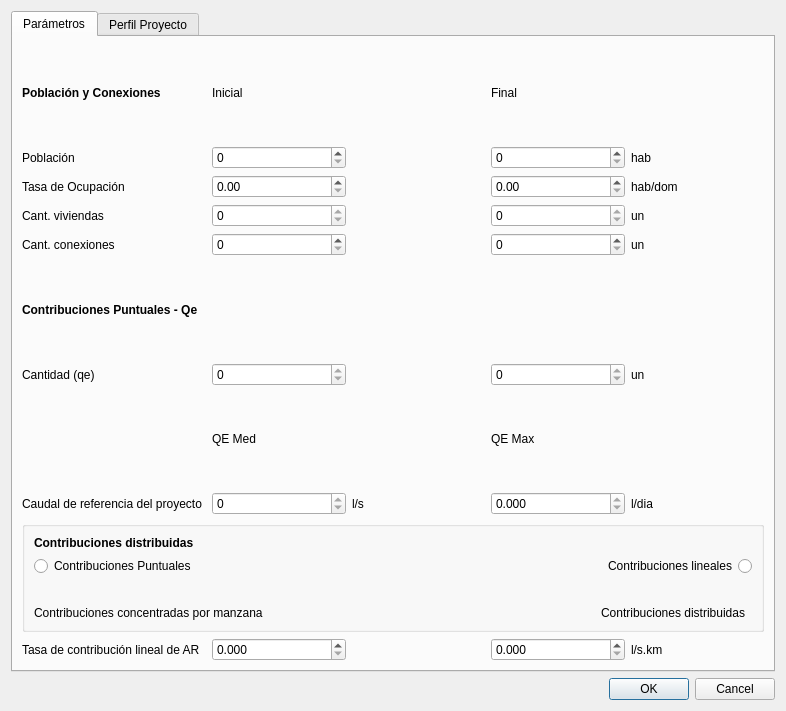
<?xml version="1.0" encoding="UTF-8"?>
<ui version="4.0">
 <class>NewParameterDialog</class>
 <widget class="QDialog" name="NewParameterDialog">
  <property name="geometry">
   <rect>
    <x>0</x>
    <y>0</y>
    <width>786</width>
    <height>711</height>
   </rect>
  </property>
  <property name="windowTitle">
   <string>SANIBIDapp</string>
  </property>
  <layout class="QGridLayout" name="gridLayout_3">
   <item row="2" column="0">
    <widget class="QDialogButtonBox" name="buttonBox">
     <property name="orientation">
      <enum>Qt::Horizontal</enum>
     </property>
     <property name="standardButtons">
      <set>QDialogButtonBox::Cancel|QDialogButtonBox::Ok</set>
     </property>
    </widget>
   </item>
   <item row="0" column="0">
    <widget class="QTabWidget" name="ParametersWidget">
     <property name="autoFillBackground">
      <bool>false</bool>
     </property>
     <property name="currentIndex">
      <number>0</number>
     </property>
     <property name="movable">
      <bool>false</bool>
     </property>
     <widget class="QWidget" name="parametersLabel">
      <attribute name="title">
       <string>Parámetros</string>
      </attribute>
      <layout class="QGridLayout" name="gridLayout_2">
       <item row="13" column="0">
        <widget class="QLabel" name="qeReferenceMaxLabel">
         <property name="text">
          <string>Caudal de referencia del proyecto </string>
         </property>
        </widget>
       </item>
       <item row="0" column="1">
        <widget class="QLabel" name="startLabel">
         <property name="text">
          <string>Inicial</string>
         </property>
        </widget>
       </item>
       <item row="12" column="1">
        <widget class="QLabel" name="qeMaxLabel">
         <property name="text">
          <string>QE Med</string>
         </property>
        </widget>
       </item>
       <item row="10" column="4">
        <widget class="QLabel" name="unitLabel_8">
         <property name="text">
          <string>un</string>
         </property>
        </widget>
       </item>
       <item row="3" column="4">
        <widget class="QLabel" name="populationLabel_3">
         <property name="text">
          <string>hab/dom</string>
         </property>
        </widget>
       </item>
       <item row="1" column="1">
        <widget class="QSpinBox" name="beginningPopulationEdit">
         <property name="maximum">
          <number>999999999</number>
         </property>
        </widget>
       </item>
       <item row="15" column="0" colspan="5">
        <widget class="QGroupBox" name="groupBox">
         <property name="title">
          <string/>
         </property>
         <layout class="QGridLayout" name="gridLayout">
          <item row="3" column="1">
           <widget class="QLabel" name="distributedContributionsLabel_2">
            <property name="text">
             <string>Contribuciones distribuidas</string>
            </property>
            <property name="alignment">
             <set>Qt::AlignRight|Qt::AlignTrailing|Qt::AlignVCenter</set>
            </property>
            <property name="wordWrap">
             <bool>false</bool>
            </property>
            <property name="indent">
             <number>7</number>
            </property>
           </widget>
          </item>
          <item row="2" column="1">
           <widget class="QLabel" name="image_2">
            <property name="layoutDirection">
             <enum>Qt::LeftToRight</enum>
            </property>
            <property name="text">
             <string>&lt;!DOCTYPE HTML PUBLIC &quot;-//W3C//DTD HTML 4.0//EN&quot; &quot;http://www.w3.org/TR/REC-html40/strict.dtd&quot;&gt;
&lt;html&gt;&lt;head&gt;&lt;meta name=&quot;qrichtext&quot; content=&quot;1&quot; /&gt;&lt;style type=&quot;text/css&quot;&gt;
p, li { white-space: pre-wrap; }
&lt;/style&gt;&lt;/head&gt;&lt;body style=&quot; font-family:'Ubuntu'; font-size:11pt; font-weight:400; font-style:normal;&quot;&gt;
&lt;p align=&quot;right&quot; style=&quot; margin-top:12px; margin-bottom:12px; margin-left:0px; margin-right:0px; -qt-block-indent:0; text-indent:0px;&quot;&gt;&lt;img src=&quot;:/distributedContributions/distributedContributions.png&quot; /&gt;&lt;/p&gt;&lt;/body&gt;&lt;/html&gt;</string>
            </property>
           </widget>
          </item>
          <item row="1" column="1">
           <widget class="QRadioButton" name="linearContributionradioButton">
            <property name="layoutDirection">
             <enum>Qt::RightToLeft</enum>
            </property>
            <property name="text">
             <string>Contribuciones lineales</string>
            </property>
            <property name="autoRepeat">
             <bool>false</bool>
            </property>
           </widget>
          </item>
          <item row="1" column="0">
           <widget class="QRadioButton" name="puntualContributionradioButton">
            <property name="text">
             <string>Contribuciones Puntuales</string>
            </property>
           </widget>
          </item>
          <item row="3" column="0">
           <widget class="QLabel" name="concentratedContributionsPerBlockLabel">
            <property name="text">
             <string>Contribuciones concentradas por manzana</string>
            </property>
            <property name="alignment">
             <set>Qt::AlignLeading|Qt::AlignLeft|Qt::AlignVCenter</set>
            </property>
           </widget>
          </item>
          <item row="2" column="0">
           <widget class="QLabel" name="image">
            <property name="layoutDirection">
             <enum>Qt::LeftToRight</enum>
            </property>
            <property name="text">
             <string>&lt;html&gt;&lt;head/&gt;&lt;body&gt;&lt;p&gt;&lt;img src=&quot;:/concentratedContributions/concentratedContributions.png&quot;/&gt;&lt;/p&gt;&lt;/body&gt;&lt;/html&gt;</string>
            </property>
           </widget>
          </item>
          <item row="0" column="0">
           <widget class="QLabel" name="distributedContributionsLabel">
            <property name="font">
             <font>
              <weight>75</weight>
              <bold>true</bold>
             </font>
            </property>
            <property name="text">
             <string>Contribuciones distribuidas</string>
            </property>
           </widget>
          </item>
         </layout>
        </widget>
       </item>
       <item row="10" column="1">
        <widget class="QSpinBox" name="pointFlowsStartEdit">
         <property name="readOnly">
          <bool>true</bool>
         </property>
         <property name="maximum">
          <number>999999999</number>
         </property>
        </widget>
       </item>
       <item row="10" column="3">
        <widget class="QSpinBox" name="pointFlowsEndEdit">
         <property name="readOnly">
          <bool>true</bool>
         </property>
         <property name="maximum">
          <number>999999999</number>
         </property>
        </widget>
       </item>
       <item row="1" column="0">
        <widget class="QLabel" name="PopulationLabel">
         <property name="text">
          <string>Población</string>
         </property>
        </widget>
       </item>
       <item row="5" column="3">
        <widget class="QSpinBox" name="residencesEndEdit">
         <property name="readOnly">
          <bool>true</bool>
         </property>
         <property name="maximum">
          <number>999999999</number>
         </property>
        </widget>
       </item>
       <item row="7" column="3">
        <widget class="QSpinBox" name="connectionsEndEdit">
         <property name="maximum">
          <number>1999999999</number>
         </property>
        </widget>
       </item>
       <item row="3" column="0">
        <widget class="QLabel" name="occupancyRateLabel">
         <property name="text">
          <string>Tasa de Ocupación</string>
         </property>
        </widget>
       </item>
       <item row="3" column="1">
        <widget class="QDoubleSpinBox" name="occupancyRateStartEdit">
         <property name="maximum">
          <double>999999999.990000009536743</double>
         </property>
        </widget>
       </item>
       <item row="7" column="4">
        <widget class="QLabel" name="unitLabel_2">
         <property name="text">
          <string>un</string>
         </property>
        </widget>
       </item>
       <item row="13" column="4">
        <widget class="QLabel" name="litersDayLabel">
         <property name="text">
          <string>l/dia</string>
         </property>
        </widget>
       </item>
       <item row="1" column="3">
        <widget class="QSpinBox" name="finalPopulationEdit">
         <property name="maximum">
          <number>999999999</number>
         </property>
        </widget>
       </item>
       <item row="12" column="3">
        <widget class="QLabel" name="qeMedLabel">
         <property name="text">
          <string>QE Max</string>
         </property>
        </widget>
       </item>
       <item row="7" column="0">
        <widget class="QLabel" name="connectionsLabel">
         <property name="text">
          <string>Cant. conexiones</string>
         </property>
        </widget>
       </item>
       <item row="10" column="0">
        <widget class="QLabel" name="pointFlowsLabel">
         <property name="text">
          <string>Cantidad (qe)</string>
         </property>
        </widget>
       </item>
       <item row="5" column="1">
        <widget class="QSpinBox" name="residencesStartEdit">
         <property name="readOnly">
          <bool>true</bool>
         </property>
         <property name="maximum">
          <number>999999999</number>
         </property>
        </widget>
       </item>
       <item row="7" column="1">
        <widget class="QSpinBox" name="connectionsStartEdit">
         <property name="maximum">
          <number>1999999999</number>
         </property>
        </widget>
       </item>
       <item row="1" column="4">
        <widget class="QLabel" name="populationLabel">
         <property name="text">
          <string>hab</string>
         </property>
        </widget>
       </item>
       <item row="17" column="0">
        <widget class="QLabel" name="sewerContributionRateLabel">
         <property name="text">
          <string>Tasa de contribución lineal de AR</string>
         </property>
        </widget>
       </item>
       <item row="13" column="3">
        <widget class="QDoubleSpinBox" name="qeReferenceMaxEdit">
         <property name="readOnly">
          <bool>true</bool>
         </property>
         <property name="decimals">
          <number>3</number>
         </property>
         <property name="maximum">
          <double>999999999.000000000000000</double>
         </property>
        </widget>
       </item>
       <item row="13" column="1">
        <widget class="QDoubleSpinBox" name="qeReferenceMedEdit">
         <property name="readOnly">
          <bool>true</bool>
         </property>
         <property name="decimals">
          <number>0</number>
         </property>
         <property name="maximum">
          <double>999999999.000000000000000</double>
         </property>
        </widget>
       </item>
       <item row="9" column="0">
        <widget class="QLabel" name="specificContributionsLabel">
         <property name="font">
          <font>
           <weight>75</weight>
           <bold>true</bold>
          </font>
         </property>
         <property name="text">
          <string>Contribuciones Puntuales - Qe</string>
         </property>
        </widget>
       </item>
       <item row="13" column="2">
        <widget class="QLabel" name="litersSecondLabel">
         <property name="text">
          <string>l/s</string>
         </property>
        </widget>
       </item>
       <item row="0" column="3">
        <widget class="QLabel" name="endLabel">
         <property name="text">
          <string>Final</string>
         </property>
        </widget>
       </item>
       <item row="0" column="0">
        <widget class="QLabel" name="populationConnectionsLabel">
         <property name="font">
          <font>
           <weight>75</weight>
           <bold>true</bold>
          </font>
         </property>
         <property name="text">
          <string>Población y Conexiones</string>
         </property>
        </widget>
       </item>
       <item row="5" column="0">
        <widget class="QLabel" name="residencesLabel">
         <property name="text">
          <string>Cant. viviendas</string>
         </property>
        </widget>
       </item>
       <item row="3" column="3">
        <widget class="QDoubleSpinBox" name="occupancyRateEndEdit">
         <property name="maximum">
          <double>999999999.990000009536743</double>
         </property>
        </widget>
       </item>
       <item row="5" column="4">
        <widget class="QLabel" name="unitLabel">
         <property name="text">
          <string>un</string>
         </property>
        </widget>
       </item>
       <item row="17" column="1">
        <widget class="QDoubleSpinBox" name="sewerContributionRateStartEdit">
         <property name="decimals">
          <number>3</number>
         </property>
         <property name="maximum">
          <double>999999999.000000000000000</double>
         </property>
        </widget>
       </item>
       <item row="17" column="3">
        <widget class="QDoubleSpinBox" name="sewerContributionRateEndEdit">
         <property name="decimals">
          <number>3</number>
         </property>
         <property name="maximum">
          <double>999999999.000000000000000</double>
         </property>
        </widget>
       </item>
       <item row="17" column="4">
        <widget class="QLabel" name="litersKilometersLabel">
         <property name="text">
          <string>l/s.km</string>
         </property>
        </widget>
       </item>
      </layout>
     </widget>
     <widget class="QWidget" name="projectCriteriasLabel">
      <attribute name="title">
       <string>Perfil Proyecto</string>
      </attribute>
      <layout class="QFormLayout" name="formLayout">
       <item row="0" column="0">
        <widget class="QLabel" name="profileLabel">
         <property name="text">
          <string>Seleccione Perfil</string>
         </property>
        </widget>
       </item>
       <item row="0" column="1">
        <widget class="QComboBox" name="profileComboBox"/>
       </item>
       <item row="3" column="0" colspan="2">
        <widget class="QTabWidget" name="tabWidget">
         <property name="currentIndex">
          <number>0</number>
         </property>
         <widget class="QWidget" name="criteriasTab">
          <attribute name="title">
           <string>Criterios del proyecto</string>
          </attribute>
          <layout class="QGridLayout" name="gridLayout_6">
           <item row="0" column="0">
            <widget class="QFrame" name="frame_3">
             <layout class="QGridLayout" name="gridLayout_5">
              <item row="0" column="0" colspan="2">
               <widget class="QScrollArea" name="scrollArea">
                <property name="widgetResizable">
                 <bool>true</bool>
                </property>
                <widget class="QWidget" name="scrollAreaWidgetContents">
                 <property name="geometry">
                  <rect>
                   <x>0</x>
                   <y>0</y>
                   <width>690</width>
                   <height>726</height>
                  </rect>
                 </property>
                 <layout class="QGridLayout" name="gridLayout_7">
                  <item row="22" column="0">
                   <widget class="QLabel" name="typePreferredHeadColLabel">
                    <property name="text">
                     <string>Tipo preferido en el tramo inicial del colector</string>
                    </property>
                   </widget>
                  </item>
                  <item row="11" column="0">
                   <widget class="QLabel" name="maxWaterLevelLabel">
                    <property name="text">
                     <string>Lámina máx. regular (DN &gt; 150mm)</string>
                    </property>
                   </widget>
                  </item>
                  <item row="18" column="0">
                   <widget class="QLabel" name="label_5">
                    <property name="font">
                     <font>
                      <weight>75</weight>
                      <bold>true</bold>
                     </font>
                    </property>
                    <property name="text">
                     <string>Profundidades mínimas</string>
                    </property>
                   </widget>
                  </item>
                  <item row="7" column="0">
                   <widget class="QLabel" name="avgTractiveForceLabel">
                    <property name="text">
                     <string>Fuerza tractiva media - min</string>
                    </property>
                   </widget>
                  </item>
                  <item row="26" column="0">
                   <widget class="QLabel" name="label_12">
                    <property name="font">
                     <font>
                      <weight>75</weight>
                      <bold>true</bold>
                     </font>
                    </property>
                    <property name="text">
                     <string>Desnivel mínimo</string>
                    </property>
                   </widget>
                  </item>
                  <item row="4" column="1">
                   <widget class="QDoubleSpinBox" name="coefficientReturnCSpinBox"/>
                  </item>
                  <item row="17" column="1">
                   <widget class="QDoubleSpinBox" name="diameterUp250SpinBox">
                    <property name="decimals">
                     <number>4</number>
                    </property>
                   </widget>
                  </item>
                  <item row="4" column="0">
                   <widget class="QLabel" name="coefficientReturnCLabel">
                    <property name="text">
                     <string>Coef. Retorno C</string>
                    </property>
                   </widget>
                  </item>
                  <item row="31" column="0">
                   <widget class="QLabel" name="bottomIbMhLabel">
                    <property name="text">
                     <string>Fondo de CI o PV</string>
                    </property>
                   </widget>
                  </item>
                  <item row="9" column="1">
                   <widget class="QDoubleSpinBox" name="waterSurfaceMaxSpinBox"/>
                  </item>
                  <item row="23" column="0">
                   <widget class="QLabel" name="label_10">
                    <property name="font">
                     <font>
                      <weight>75</weight>
                      <bold>true</bold>
                     </font>
                    </property>
                    <property name="text">
                     <string>Desnivel</string>
                    </property>
                   </widget>
                  </item>
                  <item row="2" column="1">
                   <widget class="QDoubleSpinBox" name="k1DailySpinBox"/>
                  </item>
                  <item row="15" column="0">
                   <widget class="QLabel" name="diameterUp150Label">
                    <property name="text">
                     <string>hasta DN (150mm)</string>
                    </property>
                   </widget>
                  </item>
                  <item row="6" column="0">
                   <widget class="QLabel" name="intakeRateLabel">
                    <property name="text">
                     <string>Tasa de Infiltracion</string>
                    </property>
                   </widget>
                  </item>
                  <item row="15" column="1">
                   <widget class="QDoubleSpinBox" name="diameterUp150SpinBox">
                    <property name="decimals">
                     <number>4</number>
                    </property>
                   </widget>
                  </item>
                  <item row="20" column="1">
                   <widget class="QDoubleSpinBox" name="coverMinSidewalksGsSpinBox"/>
                  </item>
                  <item row="11" column="1">
                   <widget class="QDoubleSpinBox" name="maxWaterLevelSpinBox"/>
                  </item>
                  <item row="6" column="1">
                   <widget class="QDoubleSpinBox" name="intakeRateSpinBox">
                    <property name="decimals">
                     <number>4</number>
                    </property>
                   </widget>
                  </item>
                  <item row="3" column="0">
                   <widget class="QLabel" name="k2HourlyLabel">
                    <property name="text">
                     <string>K2 (coef. hora max consumo)</string>
                    </property>
                   </widget>
                  </item>
                  <item row="14" column="0">
                   <widget class="QLabel" name="label">
                    <property name="font">
                     <font>
                      <weight>75</weight>
                      <bold>true</bold>
                     </font>
                    </property>
                    <property name="text">
                     <string>Pendientes mínimas</string>
                    </property>
                   </widget>
                  </item>
                  <item row="1" column="0">
                   <widget class="QLabel" name="waterConsumptionPcLabel">
                    <property name="text">
                     <string>Dotación per capita de Agua</string>
                    </property>
                   </widget>
                  </item>
                  <item row="1" column="1">
                   <widget class="QDoubleSpinBox" name="waterConsumptionPcSpinBox">
                    <property name="maximum">
                     <double>9999999999.000000000000000</double>
                    </property>
                   </widget>
                  </item>
                  <item row="17" column="0">
                   <widget class="QLabel" name="diameterUp250Label">
                    <property name="text">
                     <string>hasta DN (250mm)</string>
                    </property>
                   </widget>
                  </item>
                  <item row="9" column="0">
                   <widget class="QLabel" name="waterSurfaceMaxLabel">
                    <property name="text">
                     <string>Lámina máx. especial (DN &lt; 150mm)</string>
                    </property>
                   </widget>
                  </item>
                  <item row="2" column="0">
                   <widget class="QLabel" name="k1DailyLabel">
                    <property name="text">
                     <string>K1 (coef. día max consumo)</string>
                    </property>
                   </widget>
                  </item>
                  <item row="19" column="0">
                   <widget class="QLabel" name="coverMinStreetLabel">
                    <property name="text">
                     <string>Recubrimiento mín. (calzada)</string>
                    </property>
                   </widget>
                  </item>
                  <item row="8" column="1">
                   <widget class="QDoubleSpinBox" name="flowMinQminSpinBox"/>
                  </item>
                  <item row="20" column="0">
                   <widget class="QLabel" name="coverMinSidewalksGsLabel">
                    <property name="text">
                     <string>Recubrimiento mín. (aceras y áreas verdes)</string>
                    </property>
                   </widget>
                  </item>
                  <item row="22" column="1">
                   <widget class="QDoubleSpinBox" name="typePreferredHeadColSpinBox"/>
                  </item>
                  <item row="13" column="0">
                   <widget class="QLabel" name="minDiameterLabel">
                    <property name="text">
                     <string>DN Mínimo</string>
                    </property>
                   </widget>
                  </item>
                  <item row="16" column="1">
                   <widget class="QDoubleSpinBox" name="diameterUp200SpinBox">
                    <property name="decimals">
                     <number>4</number>
                    </property>
                   </widget>
                  </item>
                  <item row="12" column="0">
                   <widget class="QLabel" name="diametersLabel">
                    <property name="font">
                     <font>
                      <weight>75</weight>
                      <bold>true</bold>
                     </font>
                    </property>
                    <property name="text">
                     <string>Diámetros</string>
                    </property>
                   </widget>
                  </item>
                  <item row="8" column="0">
                   <widget class="QLabel" name="flowMinQminLabel">
                    <property name="text">
                     <string>Caudal min. Qmin</string>
                    </property>
                   </widget>
                  </item>
                  <item row="21" column="0">
                   <widget class="QLabel" name="label_8">
                    <property name="font">
                     <font>
                      <weight>75</weight>
                      <bold>true</bold>
                     </font>
                    </property>
                    <property name="text">
                     <string>Dispositivos de inspección y limpieza</string>
                    </property>
                   </widget>
                  </item>
                  <item row="3" column="1">
                   <widget class="QDoubleSpinBox" name="k2HourlySpinBox"/>
                  </item>
                  <item row="16" column="0">
                   <widget class="QLabel" name="diameterUp200Label">
                    <property name="text">
                     <string>hasta DN (200mm)</string>
                    </property>
                   </widget>
                  </item>
                  <item row="13" column="1">
                   <widget class="QDoubleSpinBox" name="minDiameterLineEdit">
                    <property name="acceptDrops">
                     <bool>true</bool>
                    </property>
                    <property name="maximum">
                     <double>9999999999.000000000000000</double>
                    </property>
                   </widget>
                  </item>
                  <item row="19" column="1">
                   <widget class="QDoubleSpinBox" name="coverMinStreetSpinBox"/>
                  </item>
                  <item row="7" column="1">
                   <widget class="QDoubleSpinBox" name="avgTractiveForceSpinBox"/>
                  </item>
                  <item row="24" column="0">
                   <widget class="QLabel" name="maxDropLabel">
                    <property name="text">
                     <string>Desnivel máximo sin tubo de caída</string>
                    </property>
                   </widget>
                  </item>
                  <item row="24" column="1">
                   <widget class="QDoubleSpinBox" name="maxDropSpinBox"/>
                  </item>
                  <item row="31" column="1">
                   <widget class="QDoubleSpinBox" name="bottomIbMhSpinBox"/>
                  </item>
                 </layout>
                </widget>
               </widget>
              </item>
             </layout>
            </widget>
           </item>
          </layout>
         </widget>
         <widget class="QWidget" name="pipesTab">
          <attribute name="title">
           <string>Tubos</string>
          </attribute>
          <layout class="QGridLayout" name="gridLayout_4">
           <item row="0" column="0" colspan="2">
            <widget class="QTableView" name="pipesTable">
             <property name="alternatingRowColors">
              <bool>true</bool>
             </property>
            </widget>
           </item>
           <item row="1" column="0">
            <widget class="QPushButton" name="addPipeButton">
             <property name="text">
              <string/>
             </property>
             <property name="icon">
              <iconset theme="add">
               <normaloff>.</normaloff>.</iconset>
             </property>
            </widget>
           </item>
           <item row="1" column="1">
            <widget class="QPushButton" name="deletePipeButton">
             <property name="text">
              <string/>
             </property>
             <property name="icon">
              <iconset theme="remove">
               <normaloff>.</normaloff>.</iconset>
             </property>
            </widget>
           </item>
          </layout>
         </widget>
         <widget class="QWidget" name="inspectionDevicesTab">
          <attribute name="title">
           <string>Dispositivos de inspección</string>
          </attribute>
          <layout class="QGridLayout" name="gridLayout_8">
           <item row="0" column="0" colspan="2">
            <widget class="QTableView" name="devicesTable"/>
           </item>
           <item row="1" column="0">
            <widget class="QPushButton" name="addDeviceButton">
             <property name="text">
              <string/>
             </property>
             <property name="icon">
              <iconset theme="add">
               <normaloff>.</normaloff>.</iconset>
             </property>
            </widget>
           </item>
           <item row="1" column="1">
            <widget class="QPushButton" name="deleteDeviceButton">
             <property name="text">
              <string/>
             </property>
             <property name="icon">
              <iconset theme="remove">
               <normaloff>.</normaloff>.</iconset>
             </property>
            </widget>
           </item>
          </layout>
         </widget>
        </widget>
       </item>
       <item row="4" column="0" colspan="2">
        <widget class="QGroupBox" name="newProfileGroupBox">
         <property name="title">
          <string/>
         </property>
         <layout class="QFormLayout" name="formLayout_4">
          <item row="2" column="0">
           <widget class="QLabel" name="profileNameLabel">
            <property name="text">
             <string>Nombre del Perfil</string>
            </property>
           </widget>
          </item>
          <item row="2" column="1">
           <widget class="QLineEdit" name="profileName"/>
          </item>
          <item row="3" column="0" colspan="2">
           <widget class="QPushButton" name="newProfileButton">
            <property name="text">
             <string>Nuevo Perfil</string>
            </property>
            <property name="icon">
             <iconset theme="add">
              <normaloff>.</normaloff>.</iconset>
            </property>
           </widget>
          </item>
         </layout>
        </widget>
       </item>
      </layout>
     </widget>
    </widget>
   </item>
  </layout>
 </widget>
 <tabstops>
  <tabstop>ParametersWidget</tabstop>
  <tabstop>beginningPopulationEdit</tabstop>
  <tabstop>finalPopulationEdit</tabstop>
  <tabstop>occupancyRateStartEdit</tabstop>
  <tabstop>occupancyRateEndEdit</tabstop>
  <tabstop>residencesStartEdit</tabstop>
  <tabstop>residencesEndEdit</tabstop>
  <tabstop>connectionsStartEdit</tabstop>
  <tabstop>connectionsEndEdit</tabstop>
  <tabstop>pointFlowsStartEdit</tabstop>
  <tabstop>pointFlowsEndEdit</tabstop>
  <tabstop>qeReferenceMedEdit</tabstop>
  <tabstop>qeReferenceMaxEdit</tabstop>
  <tabstop>puntualContributionradioButton</tabstop>
  <tabstop>linearContributionradioButton</tabstop>
  <tabstop>sewerContributionRateStartEdit</tabstop>
  <tabstop>sewerContributionRateEndEdit</tabstop>
  <tabstop>profileComboBox</tabstop>
  <tabstop>tabWidget</tabstop>
  <tabstop>scrollArea</tabstop>
  <tabstop>waterConsumptionPcSpinBox</tabstop>
  <tabstop>k1DailySpinBox</tabstop>
  <tabstop>k2HourlySpinBox</tabstop>
  <tabstop>coefficientReturnCSpinBox</tabstop>
  <tabstop>intakeRateSpinBox</tabstop>
  <tabstop>avgTractiveForceSpinBox</tabstop>
  <tabstop>flowMinQminSpinBox</tabstop>
  <tabstop>waterSurfaceMaxSpinBox</tabstop>
  <tabstop>maxWaterLevelSpinBox</tabstop>
  <tabstop>minDiameterLineEdit</tabstop>
  <tabstop>diameterUp150SpinBox</tabstop>
  <tabstop>diameterUp200SpinBox</tabstop>
  <tabstop>diameterUp250SpinBox</tabstop>
  <tabstop>coverMinStreetSpinBox</tabstop>
  <tabstop>coverMinSidewalksGsSpinBox</tabstop>
  <tabstop>typePreferredHeadColSpinBox</tabstop>
  <tabstop>maxDropSpinBox</tabstop>
  <tabstop>bottomIbMhSpinBox</tabstop>
  <tabstop>profileName</tabstop>
  <tabstop>newProfileButton</tabstop>
 </tabstops>
 <resources>
  <include location="images/contributions.qrc"/>
 </resources>
 <connections>
  <connection>
   <sender>buttonBox</sender>
   <signal>rejected()</signal>
   <receiver>NewParameterDialog</receiver>
   <slot>reject()</slot>
   <hints>
    <hint type="sourcelabel">
     <x>325</x>
     <y>818</y>
    </hint>
    <hint type="destinationlabel">
     <x>286</x>
     <y>274</y>
    </hint>
   </hints>
  </connection>
  <connection>
   <sender>buttonBox</sender>
   <signal>clicked(QAbstractButton*)</signal>
   <receiver>NewParameterDialog</receiver>
   <slot>open()</slot>
   <hints>
    <hint type="sourcelabel">
     <x>761</x>
     <y>798</y>
    </hint>
    <hint type="destinationlabel">
     <x>1032</x>
     <y>-8</y>
    </hint>
   </hints>
  </connection>
 </connections>
</ui>
